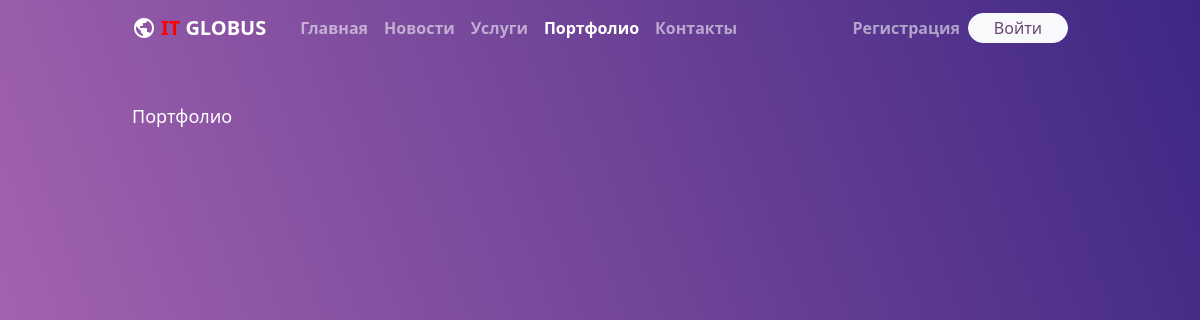
/portfolio/, run on an earlier commit of the app's database.
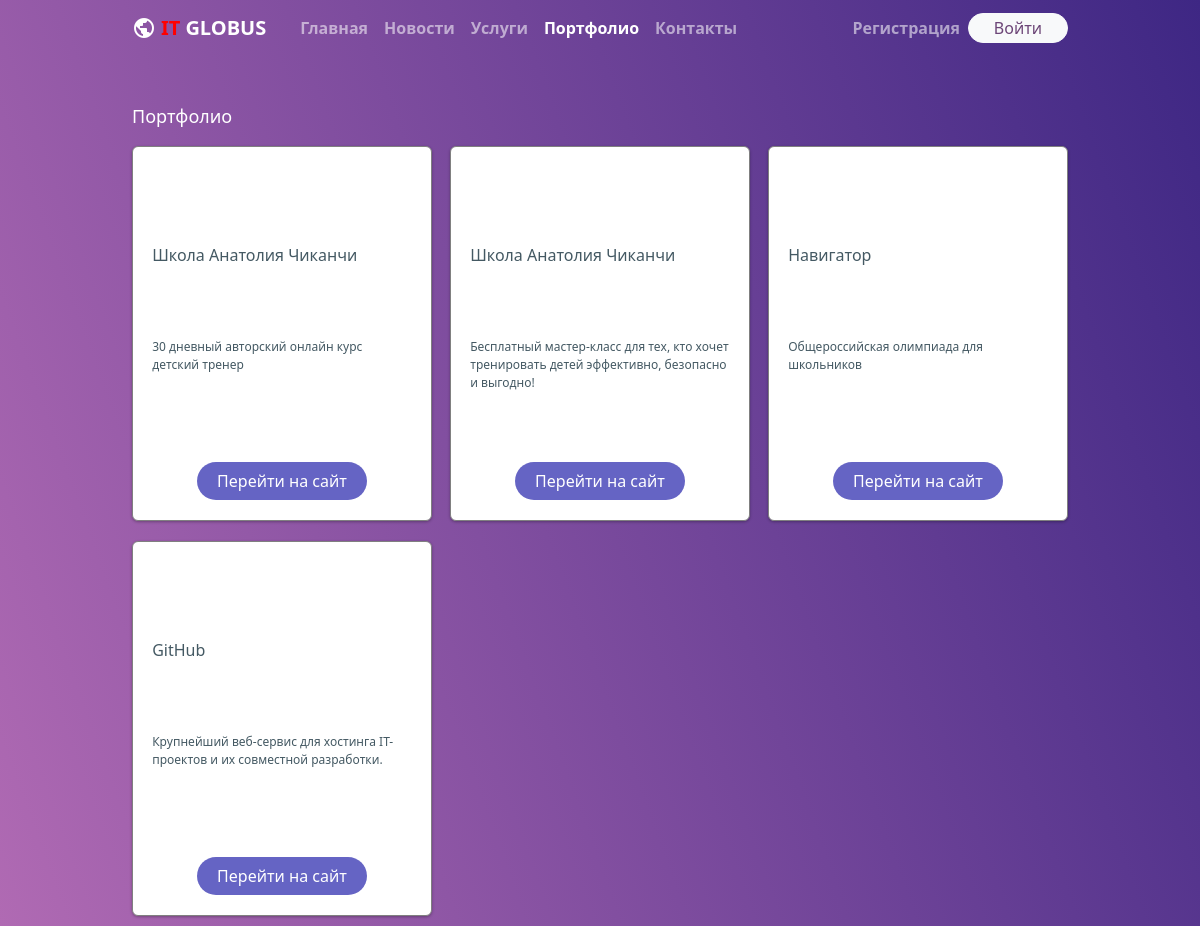
And on a later commit of the database.
### partfolio/models.py (models this page shows, shortened)
class PortfolioModel(models.Model):
    title = models.CharField('Название проекта', max_length=30)
    description = models.CharField('Описание проекта', max_length=300)
    image = models.ImageField(upload_to='portfolio/')
    url_address = models.URLField(max_length=200)
    date = models.DateTimeField('Дата создания')
    class Meta:
        ordering = ['-date']
        verbose_name = ('Портфолио')
        verbose_name_plural = ('Портфолио')
    def get_image(self):
        if self.image:
            from django.utils.safestring import mark_safe
            return mark_safe(
                u'<a href="{0}" target="_blank"><img src="{0}" width="100" heigth="100" style="border-radius: 10%; border: 2px solid #ccc;"/></a>'.format(self.image.url)
            )
        else:
            return '(Нет изображения)'
    get_image.short_description = 'Изображение'
    get_image.allow_tags = True

### partfolio/views.py (the view)
# urls.py: path('', PortfolioListView.as_view(), name='index'),
class PortfolioListView(ListView):
    template_name = "partfolio/partfolio.html"
    model = PortfolioModel
    context_object_name = 'portfolio'
    paginate_by = 5

### templates/partfolio/partfolio.html (shortened to what this page needs)
{% extends 'base/base.html' %}
{% block content %}
<h2 style="color: white; margin-top: 50px; font-size: 18px;">Портфолио</h2>
<div style="display: flex; flex-direction: row; flex-wrap: wrap; align-items: start; justify-content: space-between;">
    {% for p in portfolio %}
       <div class="panel-services" style="min-height: 375px; display: flex; flex-direction: column; align-content: stretch; justify-content: space-between;">
            <div class="width: 100%; border: 1px solid green;">
            </div>
            <h5 class="title-h mt-3">{{ p.title }}</h5>
            <p class="small-h panel-content mt-1 mb-1">{{ p.description }} </p>
            <div class="d-flex justify-content-center" style="font-size: 10px;">
            <form action="{{ p.url_address }}">
                <button type="submit" class="btn rounded-pill" style="width: 170px; background-color: #6564c4; color: white;">Перейти на сайт</button>
            </form>
            </div>
        </div>
    {% endfor %}
</div>
{% endblock content %}

### templates/base/base.html (shortened to what this page needs)
{% load static %}
<!doctype html>
<html lang="en">
  <head>
    <link href="{% static 'css/style.css' %}" rel="stylesheet">
    <link href="https://cdn.jsdelivr.net/npm/bootstrap@5.0.0-beta3/dist/css/bootstrap.min.css" rel="stylesheet">
    <link href="https://cdnjs.cloudflare.com/ajax/libs/animate.css/4.1.1/animate.min.css" rel="stylesheet"/>
  </head>
  <body>
        {% include 'base/navbar.html' %}
        <div class="container animate__animated animate__fadeIn" style='width: 80%;'>
         {% block content %}
         {% endblock content %}
        </div>
  </body>
</html>

### templates/base/navbar.html (shortened to what this page needs)
<nav class="navbar navbar-expand-lg navbar-dark">
    <div class="container-fluid">
      <a class="navbar-brand" href="#" style="display: flex; align-items: center;">
        <span class="material-icons" style="color: white; margin-right: 5px;">
        </span><b style='color: red;'>IT<span style='margin-left: 5px; color: white;'>GLOBUS</span></b></a>
      <div class="collapse navbar-collapse" id="navbarSupportedContent">
        <ul class="navbar-nav me-auto mb-2 mb-lg-0">
          <li class="nav-item">
            <a class="nav-link {% if '/' == request.path %} active {% endif %}" aria-current="page" href="{% url 'landing:index' %}"><b>Главная</b></a>
          </li>
          <li class="nav-item">
            <a class="nav-link {% if 'news' in request.path %} active {% endif %}" aria-current="page" href="{% url 'news:index' %}"><b>Новости</b></a>
          </li>
          <li class="nav-item">
            <a class="nav-link {% if 'services' in request.path %} active {% endif %}" aria-current="page" href="{% url 'landing:services' %}"><b>Услуги</b></a>
          </li>
          <li class="nav-item">
            <a class="nav-link {% if 'portfolio' in request.path %} active {% endif %}" href="{% url 'portfolio:index' %}"><b>Портфолио</b></a>
          </li>
          <li class="nav-item">
            <a class="nav-link {% if 'contact' in request.path %} active {% endif %}" href="{% url 'landing:contact' %}"><b>Контакты</b></a>
          </li>
        </ul>
        <ul class="navbar-nav align-items-center">
        {% if not user.is_authenticated %}
          <li class="nav-item">
            <a class="nav-link" aria-current="page" href="{% url 'users:register' %}"><b>Регистрация</b></a>
          </li>
          <li class="nav-item">
            <a href="{% url 'users:login' %}" type="button" style="display: flex; flex-direction: row; align-items: center; justify-content: center; height: 30px; width: 100px; color: #6c4577;" class="btn btn-light rounded-pill">Войти</a>
          </li>
        {% endif %}
        </ul>
      </div>
    </div>
  </nav>

### static/css/style.css (style rules this page uses)
body { background-color: transparent; background-image: linear-gradient(70deg, #b06ab3 0%, #3e2784 100%); min-height: 100vh; }
li { list-style-type: none; }
ul { margin-left: 10px; padding-left: 10px; color: white; }
.navbar { background-color: transparent; background: transparent; border-width: 0px; width: 80%; margin-left: auto; margin-right: auto; }
.panel-services { border: 1px solid grey; width: 300px; border-radius: 6px; box-shadow: 0 1px 3px rgba(0,0,0,0.3); padding: 1.2rem; color: #445963; margin-top:10px; margin-bottom: 10px; background-color: white; }
.title-h { font-size: 16px; }
.small-h { height: 100px; overflow: hidden; font-size: 12px; }
.small-h:before { content:""; display:block; height:20px; position:relative; top:80px; background-image:linear-gradient(to bottom, rgba(255, 255, 255, 0), #fff 75%); }

What changed in the data, as far as the page shows it:
added PortfolioModel: title "Школа Анатолия Чиканчи", description "30 дневный авторский онлайн курс детский тренер"
added PortfolioModel: title "Школа Анатолия Чиканчи", description "Бесплатный мастер-класс для тех, кто хочет тренировать детей эффективно, безопасно и выгодно!"
added PortfolioModel: title "Навигатор", description "Общероссийская олимпиада для школьников"
added PortfolioModel: title "GitHub", description "Крупнейший веб-сервис для хостинга IT-проектов и их совместной разработки."
